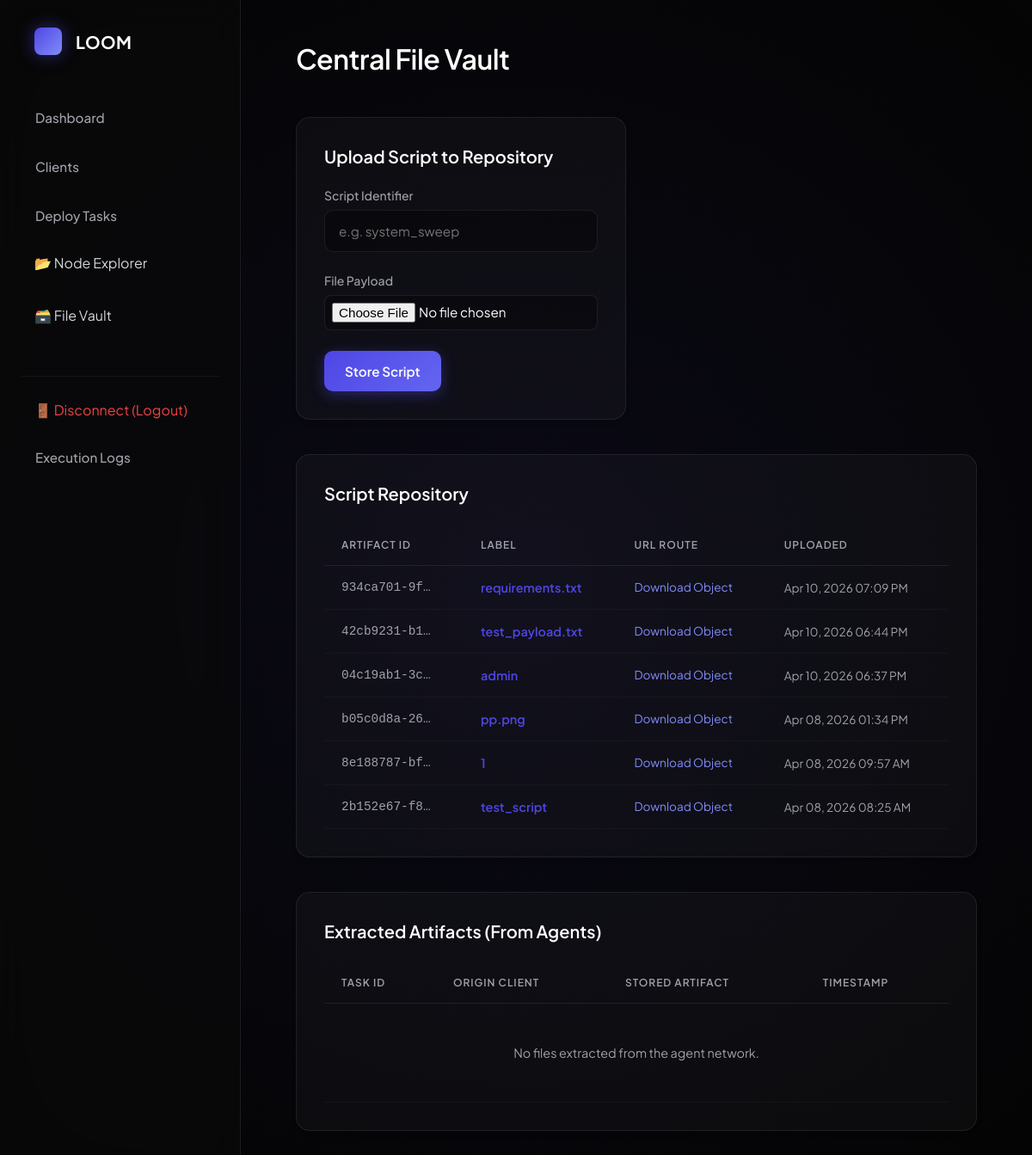
The page /vault/ (signed in) on the database its author committed.
### files/models.py (models this page shows, shortened)
class ScriptFile(models.Model):
    id = models.UUIDField(primary_key=True, default=uuid.uuid4, editable=False)
    name = models.CharField(max_length=255)
    file = models.FileField(upload_to='scripts/')
    uploaded_at = models.DateTimeField(auto_now_add=True)

### files/views.py (the view)
# urls.py: path('vault/', vault_page, name='vault_page'),
@login_required
def vault_page(request):
    if request.method == 'POST' and request.FILES.get('script_file'):
        file = request.FILES['script_file']
        ScriptFile.objects.create(name=request.POST.get('name', file.name), file=file)
        return redirect('vault_page')
    scripts = ScriptFile.objects.all().order_by('-uploaded_at')
    transfers = ClientFileTransfer.objects.all().order_by('-created_at')
    return render(request, 'core/vault.html', {'scripts': scripts, 'transfers': transfers})

### core/templates/core/vault.html (shortened to what this page needs)
{% extends 'core/base.html' %}
{% block content %}
<header>
    <h1>Central File Vault</h1>
</header>
<div class="grid grid-cols-2" style="margin-bottom: 2.5rem;">
    <div class="glass-card" style="animation-delay: 0.1s">
        <h2 style="margin-bottom: 1.5rem; font-size: 1.25rem; font-weight: 600;">Upload Script to Repository</h2>
        <form method="POST" action="{% url 'vault_page' %}" enctype="multipart/form-data">
            <div class="form-group">
                <label>Script Identifier</label>
                <input type="text" name="name" placeholder="e.g. system_sweep" required>
            </div>
            <div class="form-group">
                <label>File Payload</label>
                <input type="file" name="script_file" required style="padding: 0.5rem; border: 1px solid var(--border-color); width: 100%; border-radius: 8px;">
            </div>
            <button type="submit" class="btn">Store Script</button>
        </form>
    </div>
</div>
<div class="glass-card" style="animation-delay: 0.2s; margin-bottom: 2.5rem;">
    <h2 style="margin-bottom: 1.5rem; font-size: 1.25rem; font-weight: 600;">Script Repository</h2>
    <table>
        <thead>
            <tr>
                <th>Artifact ID</th>
                <th>Label</th>
                <th>URL Route</th>
                <th>Uploaded</th>
            </tr>
        </thead>
        <tbody>
            {% for s in scripts %}
            <tr>
                <td style="font-family: monospace; color: var(--text-muted);">{{ s.id|truncatechars:12 }}</td>
                <td style="font-weight: 600; color: var(--primary);">{{ s.name }}</td>
                <td style="font-family: monospace; font-size: 0.85rem;"><a href="{{ s.file.url }}" target="_blank" style="color: #818cf8; text-decoration: none;">Download Object</a></td>
                <td style="color: var(--text-muted); font-size: 0.85rem;">{{ s.uploaded_at|date:"M d, Y h:i A" }}</td>
            </tr>
            {% empty %}
            <tr><td colspan="4" style="text-align: center; color: var(--text-muted); padding: 3rem;">No scripts uploaded to the central vault.</td></tr>
            {% endfor %}
        </tbody>
    </table>
</div>
<div class="glass-card" style="animation-delay: 0.3s">
    <h2 style="margin-bottom: 1.5rem; font-size: 1.25rem; font-weight: 600;">Extracted Artifacts (From Agents)</h2>
    <table>
        <thead>
            <tr>
                <th>Task ID</th>
                <th>Origin Client</th>
                <th>Stored Artifact</th>
                <th>Timestamp</th>
            </tr>
        </thead>
        <tbody>
            {% for t in transfers %}
            <tr>
                <td style="font-family: monospace; color: var(--text-muted);">{{ t.task.id|truncatechars:12 }}</td>
                <td style="font-weight: 600;">{{ t.task.target_client.name }}</td>
                <td><a href="{{ t.file.url }}" target="_blank" style="color: var(--success); text-decoration: none; font-weight: 600; background: rgba(16,185,129,0.1); padding: 0.25rem 0.75rem; border-radius: 9999px;">View File</a></td>
                <td style="color: var(--text-muted); font-size: 0.85rem;">{{ t.created_at|date:"M d, Y h:i A" }}</td>
            </tr>
            {% empty %}
            <tr><td colspan="4" style="text-align: center; color: var(--text-muted); padding: 3rem;">No files extracted from the agent network.</td></tr>
            {% endfor %}
        </tbody>
    </table>
</div>
{% endblock %}

### core/templates/core/base.html (style rules this page uses)
:root { --bg-color: #050505; --bg-surface: #0a0a0a; --bg-card: rgba(255, 255, 255, 0.03); --border-color: rgba(255, 255, 255, 0.08); --primary: #4f46e5; --primary-glow: rgba(79, 70, 229, 0.5); --text-main: #ffffff; --text-muted: #a1a1aa; --success: #10b981; --danger: #f43f5e; --warning: #f59e0b; }
* { box-sizing: border-box; margin: 0; padding: 0; font-family: 'Plus Jakarta Sans', sans-serif; }
body { background-color: var(--bg-color); color: var(--text-main); min-height: 100vh; display: flex; overflow-x: hidden; }
body::before { content: ''; position: fixed; top: -50%; left: -50%; width: 200%; height: 200%; background: radial-gradient(circle at 50% 50%, rgba(79, 70, 229, 0.08) 0%, rgba(0,0,0,0) 50%); z-index: -1; pointer-events: none; }
header { margin-bottom: 3rem; animation: slideDown 0.6s ease-out; }
h1 { font-size: 2rem; font-weight: 600; letter-spacing: -0.5px; color: var(--text-main); display: inline-block; }
.glass-card { background: var(--bg-card); border: 1px solid var(--border-color); border-radius: 16px; padding: 2rem; backdrop-filter: blur(10px); -webkit-backdrop-filter: blur(10px); transition: all 0.3s ease; box-shadow: 0 4px 6px -1px rgba(0, 0, 0, 0.1), 0 2px 4px -1px rgba(0, 0, 0, 0.06); animation: fadeIn 0.8s ease-out forwards; opacity: 0; }
.grid { display: grid; gap: 1.5rem; }
.grid-cols-2 { grid-template-columns: repeat(2, 1fr); }
table { width: 100%; border-collapse: separate; border-spacing: 0; }
th { color: var(--text-muted); font-size: 0.75rem; font-weight: 600; text-transform: uppercase; letter-spacing: 1px; padding: 1rem 1.25rem; border-bottom: 1px solid var(--border-color); text-align: left; }
td { padding: 1rem 1.25rem; font-size: 0.9rem; color: var(--text-main); border-bottom: 1px solid rgba(255,255,255,0.03); vertical-align: middle; }
tbody tr { transition: background 0.2s ease; }
.form-group { margin-bottom: 1.5rem; }
label { display: block; margin-bottom: 0.5rem; font-size: 0.875rem; font-weight: 500; color: var(--text-muted); }
input, select { width: 100%; padding: 0.875rem 1rem; background: rgba(0,0,0,0.3); border: 1px solid var(--border-color); border-radius: 10px; color: var(--text-main); font-size: 0.95rem; transition: all 0.3s ease; }
.btn { background: linear-gradient(135deg, var(--primary), #6366f1); color: white; border: none; padding: 0.875rem 1.5rem; border-radius: 10px; font-weight: 600; font-size: 0.95rem; cursor: pointer; transition: all 0.3s cubic-bezier(0.4, 0, 0.2, 1); display: inline-flex; align-items: center; justify-content: center; box-shadow: 0 4px 15px rgba(79, 70, 229, 0.4); text-decoration: none; }

### rows shown on the page
ScriptFile: id "934ca701-9f…", name "requirements.txt", uploaded_at "Apr 10, 2026 07:09 PM"
ScriptFile: id "42cb9231-b1…", name "test_payload.txt", uploaded_at "Apr 10, 2026 06:44 PM"
ScriptFile: id "04c19ab1-3c…", name "admin", uploaded_at "Apr 10, 2026 06:37 PM"
ScriptFile: id "b05c0d8a-26…", name "pp.png", uploaded_at "Apr 08, 2026 01:34 PM"
ScriptFile: id "8e188787-bf…", name "1", uploaded_at "Apr 08, 2026 09:57 AM"
ScriptFile: id "2b152e67-f8…", name "test_script", uploaded_at "Apr 08, 2026 08:25 AM"
